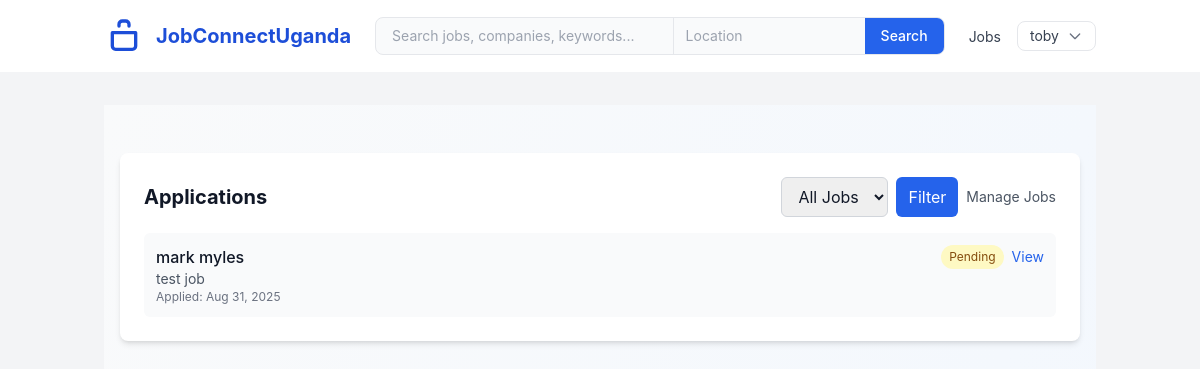
Screenshot of /Employer/applications.php (signed in) with the database file from the repository.
### tables this page shows
CREATE TABLE applications (
    application_id INTEGER PRIMARY KEY AUTOINCREMENT,
    job_id INTEGER NOT NULL,
    user_id INTEGER NOT NULL,
    cover_letter TEXT,
    resume_file TEXT,
    applied_at DATETIME DEFAULT CURRENT_TIMESTAMP,
    status TEXT CHECK(status IN ('pending', 'reviewed', 'accepted', 'rejected')) DEFAULT 'pending',
    FOREIGN KEY (job_id) REFERENCES jobs(job_id) ON DELETE CASCADE,
    FOREIGN KEY (user_id) REFERENCES users(user_id) ON DELETE CASCADE
);

CREATE TABLE users (
    user_id INTEGER PRIMARY KEY AUTOINCREMENT,
    email TEXT NOT NULL UNIQUE,
    password_hash TEXT NOT NULL,
    user_type TEXT CHECK(user_type IN ('job_seeker', 'employer', 'admin')) NOT NULL,
    first_name TEXT NOT NULL,
    last_name TEXT NOT NULL,
    phone TEXT,
    created_at DATETIME DEFAULT CURRENT_TIMESTAMP,
    last_login DATETIME,
    is_active INTEGER DEFAULT 1
, password VARCHAR(255));

CREATE TABLE jobs (
    job_id INTEGER PRIMARY KEY AUTOINCREMENT,
    employer_id INTEGER NOT NULL,
    title TEXT NOT NULL,
    description TEXT NOT NULL,
    requirements TEXT NOT NULL,
    location TEXT NOT NULL,
    job_type TEXT CHECK(job_type IN ('full_time', 'part_time', 'contract', 'internship', 'temporary')) NOT NULL,
    salary_range TEXT,
    experience_level TEXT,
    posted_at DATETIME DEFAULT CURRENT_TIMESTAMP,
    deadline DATE,
    is_active INTEGER DEFAULT 1,
    views INTEGER DEFAULT 0,
    FOREIGN KEY (employer_id) REFERENCES employers(employer_id) ON DELETE CASCADE
);

### Employer/applications.php (the view, shortened to what this page needs)
<?php
require_once '../Includes/config.php';
$user_id = $_SESSION['user_id'];
$stmt = $pdo->prepare("SELECT employer_id FROM employers WHERE employer_id = ? OR user_id = ?");
$stmt->execute([$user_id, $user_id]);
$employer = $stmt->fetch();
if (!$employer) {
    $stmt = $pdo->prepare("INSERT INTO employers (employer_id, user_id, company_name, created_at) VALUES (?, ?, ?, datetime('now'))");
    $stmt->execute([$user_id, $user_id, $_SESSION['first_name'] . ' ' . $_SESSION['last_name'] . ' Company']);
    $employer_id = $user_id;
} else {
    $employer_id = $employer['employer_id'];
}
    ?>
    <?php
$params = [$employer_id];
$sql = "SELECT a.*, j.title, j.job_id, u.first_name, u.last_name FROM applications a JOIN jobs j ON a.job_id = j.job_id JOIN users u ON a.user_id = u.user_id WHERE j.employer_id = ?";
$sql .= " ORDER BY a.applied_at DESC";
$stmt = $pdo->prepare($sql);
$stmt->execute($params);
$applications = $stmt->fetchAll() ?: [];
require_once '../Includes/header.php';
?>
<section class="py-12 bg-gradient-to-br from-gray-50 to-blue-50 min-h-screen">
  <div class="container mx-auto px-4">
    <div class="bg-white rounded-lg shadow-md p-6">
      <div class="flex items-center justify-between mb-4">
        <h2 class="text-xl font-bold">Applications</h2>
        <div class="flex items-center gap-2">
          <form method="GET" class="flex items-center gap-2">
            <select name="job_id" class="px-3 py-2 border border-gray-300 rounded-md">
              <option value="">All Jobs</option>
            </select>
            <button type="submit" class="bg-blue-600 text-white px-3 py-2 rounded-md">Filter</button>
          </form>
          <a href="<?php echo BASE_URL; ?>/Employer/jobs.php" class="text-sm text-gray-600 hover:text-blue-600">Manage Jobs</a>
        </div>
      </div>
      <?php if (empty($applications)): ?>
        <div class="text-center py-12">
          <p class="text-gray-600">No applications found.</p>
        </div>
      <?php else: ?>
        <div class="space-y-3">
          <?php foreach ($applications as $app): ?>
            <div class="p-3 bg-gray-50 rounded-md flex items-start justify-between">
              <div>
                <h4 class="font-medium"><?php echo htmlspecialchars($app['first_name'] . ' ' . $app['last_name']); ?></h4>
                <p class="text-sm text-gray-600"><?php echo htmlspecialchars($app['title']); ?></p>
                <p class="text-xs text-gray-500">Applied: <?php echo date('M j, Y', strtotime($app['applied_at'])); ?></p>
              </div>
              <div class="flex items-center gap-2">
                <span class="px-2 py-1 rounded-full text-xs <?php echo ($app['status'] ?? 'pending') === 'pending' ? 'bg-yellow-100 text-yellow-800' : (($app['status'] === 'accepted') ? 'bg-green-100 text-green-800' : 'bg-red-100 text-red-800'); ?>"><?php echo ucfirst($app['status'] ?? 'pending'); ?></span>
                <a href="?view=<?php echo $app['application_id']; ?>" class="text-sm text-blue-600 hover:underline">View</a>
              </div>
            </div>
          <?php endforeach; ?>
        </div>
      <?php endif; ?>
    </div>
  </div>
</section>
<?php require_once '../Includes/footer.php';
?>

### Assets/CSS/styles.css (style rules this page uses)
body { font-family: 'Inter', -apple-system, BlinkMacSystemFont, 'Segoe UI', Roboto, Oxygen, Ubuntu, Cantarell, 'Open Sans', 'Helvetica Neue', sans-serif; line-height: 1.6; }
:root { --brand-blue: #1e40af; --brand-blue-600: #2563eb; --muted: #6b7280; --bg: #f8fafc; --success: #10b981; }
html,body { font-family:Inter, ui-sans-serif, system-ui, -apple-system, 'Segoe UI', Roboto, 'Helvetica Neue', Arial; background:var(--bg); color:#111827; }
.rounded-lg { border-radius:12px }

### rows the page displays
applications: user.last_name "mark myles", job.title "test job", applied_at "Aug 31, 2025", status "Pending"

### other values shown
$_SESSION['first_name'] "toby"
